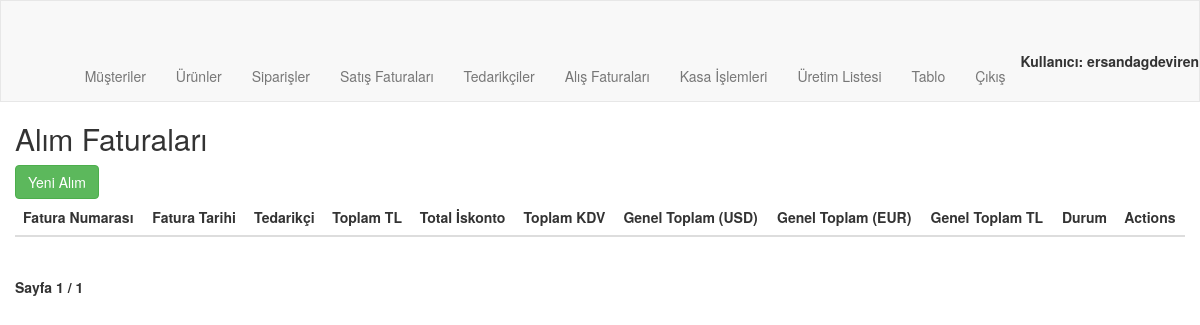
Before: /order/buying-invoices/ (signed in) with the older database file.
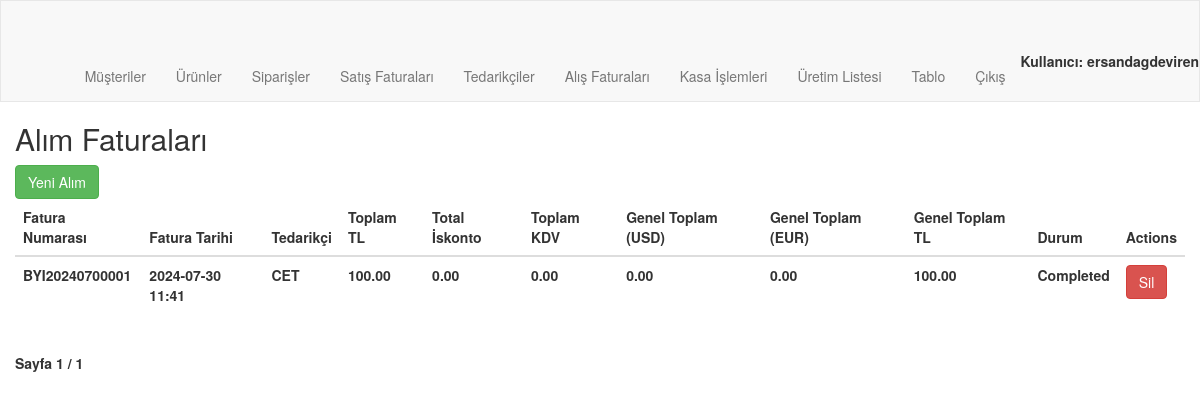
After: the same page with the newer database file.
### order/models.py (models this page shows, shortened)
class BuyingInvoice(models.Model):
    invoice_number = models.CharField(max_length=20, unique=True, blank=True)
    supplier = models.ForeignKey(Supplier, on_delete=models.PROTECT, related_name="supplier_invoices")
    invoice_date = models.DateTimeField(auto_now_add=True)
    billing_address = models.CharField(max_length=250, blank=True, null=True)
    total_amount = models.DecimalField(max_digits=10, decimal_places=2, blank=True, default=0)
    total_discount = models.DecimalField(max_digits=10, decimal_places=2, blank=True, default=0)
    tax_amount = models.DecimalField(max_digits=10, decimal_places=2, blank=True, default=0)
    grand_total = models.DecimalField(max_digits=10, decimal_places=2, blank=True, default=0)
    grand_total_USD = models.DecimalField(max_digits=10, decimal_places=2, blank=True, default=0)
    grand_total_EUR = models.DecimalField(max_digits=10, decimal_places=2, blank=True, default=0)
    status = models.CharField(max_length=50, default='Pending')

class Supplier(models.Model):
    supplierCode = models.CharField(max_length=50)
    companyName = models.CharField(max_length=50)
    taxOffice = models.CharField(max_length=50, null=True, blank=True)
    tax_number = models.CharField(max_length=50, null=True, blank=True)
    city = models.CharField(max_length=50, null=True, blank=True)
    adress = models.CharField(max_length=250, null=True, blank=True)
    country = models.CharField(max_length=50, blank=True)
    email = models.EmailField(null=True, blank=True)
    telephone = models.CharField(max_length=11, null=True, blank=True)
    contactPerson = models.CharField(max_length=50, null=True, blank=True)
    def __str__(self):
        return self.companyName

### order/views.py (the view)
# urls.py: path('buying-invoices/', views.buying_invoice_list, name='buying_invoice_list'),
@login_required
@user_passes_test(is_admin)
def buying_invoice_list(request):
    if request.method == 'POST' and 'delete_invoice' in request.POST:
        invoice_id = request.POST.get('invoice_id')
        invoice = get_object_or_404(BuyingInvoice, id=invoice_id)
        invoice.delete()
        return redirect('order:buying_invoice_list')
    invoices = BuyingInvoice.objects.all().order_by('-invoice_date')
    paginator = Paginator(invoices, 50)  # Show 50 invoices per page
    page_number = request.GET.get('page')
    page_obj = paginator.get_page(page_number)
    return render(request, 'order/buying_invoice_list.html', {'page_obj': page_obj})

### order/views.py (called while the page is built)
def is_admin(user):
    return user.is_authenticated and user.is_staff

### order/Templates/order/buying_invoice_list.html (shortened to what this page needs)
{% extends "order/navbar.html" %}
{% block content %}
    <h2>Alım Faturaları</h2>
    <a href="{% url 'order:supplier_list' %}" class="btn btn-success mb-2">Yeni Alım</a>
    <table class="table">
        <thead>
            <tr>
                <th>Fatura Numarası</th>
                <th>Fatura Tarihi</th>
                <th>Tedarikçi</th>
                <th>Toplam TL</th>
                <th>Total İskonto</th>
                <th>Toplam KDV</th>
                <th>Genel Toplam (USD)</th>
                <th>Genel Toplam (EUR)</th>
                <th>Genel Toplam TL</th>
                <th>Durum</th>
                <th>Actions</th>
            </tr>
        </thead>
        <tbody>
            {% for invoice in page_obj %}
                <tr>
                    <td>{{ invoice.invoice_number }}</a></td>
                    <td>{{ invoice.invoice_date|date:"Y-m-d H:i" }}</td>
                    <td>{{ invoice.supplier }}</td>
                    <td>{{ invoice.total_amount }}</td>
                    <td>{{ invoice.total_discount }}</td>
                    <td>{{ invoice.tax_amount }}</td>
                    <td>{{ invoice.grand_total_USD }}</td>
                    <td>{{ invoice.grand_total_EUR }}</td>
                    <td><b>{{ invoice.grand_total }}</b></td>
                    <td>{{ invoice.status }}</td>
                    <td>
                        <form method="POST" onsubmit="return confirmDelete();">
                            <button type="submit" name="delete_invoice" class="btn btn-danger">Sil</button>
                        </form>
                    </td>
                </tr>
            {% endfor %}
        </tbody>
    </table>
    <div class="pagination">
        <span class="step-links">
            <span class="current">
                Sayfa {{ page_obj.number }} / {{ page_obj.paginator.num_pages }}
            </span>
        </span>
    </div>
{% endblock %}

Changed rows visible on the page:
added BuyingInvoice: invoice_number "BYI20240700001", invoice_date "2024-07-30 11:41", supplier "CET", total_amount "100.00", total_discount "0.00", tax_amount "0.00", grand_total_USD "0.00", grand_total_EUR "0.00", grand_total "100.00", status "Completed"
